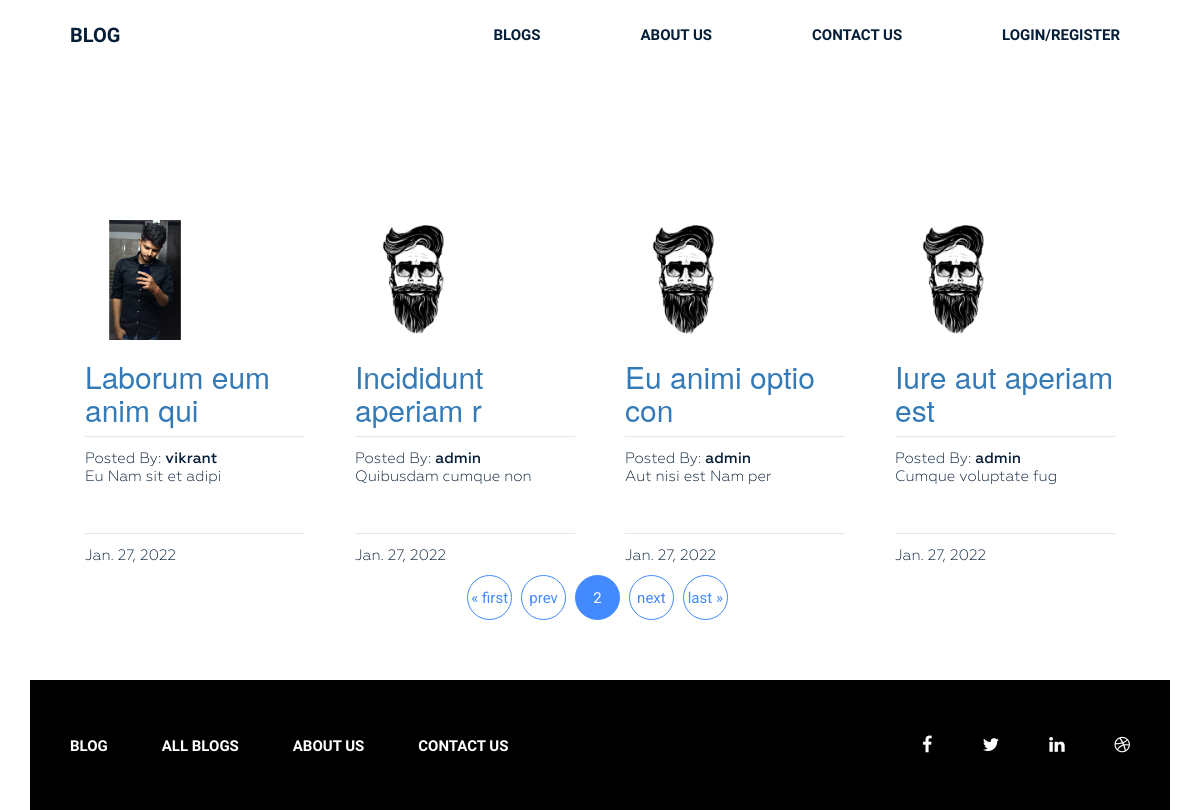
The app's page /allblogs/?page=2 with its own data.
### blogapp/models.py (models this page shows, shortened)
class Blog(models.Model):
    user = models.ForeignKey(Info, on_delete=models.CASCADE)
    title = models.CharField(max_length=30)
    write_blog = models.TextField()
    approval = models.BooleanField(default=False)
    Date = models.DateField(default=django.utils.timezone.now, null=False)
    class Meta:
        ordering = ['Date']

class Info(models.Model):
    username = models.ForeignKey(User, on_delete=models.CASCADE, max_length=10)
    firstname = models.CharField(max_length=15)
    lastname = models.CharField(max_length=15)
    gender = models.CharField(max_length=10)
    age = models.IntegerField()
    bio = models.CharField(max_length=500)
    imag = models.ImageField(default="default.png", upload_to='static/profile_image')
    def __str__(self):
        return str(self.username)

### blogapp/views.py (the view)
def blogs(request):
    if Blog.objects.filter(approval=True):
        blog = Blog.objects.filter(approval=True)
        pag = Paginator(blog, 4)
        page_number = request.GET.get('page')
        page_obj = pag.get_page(page_number)
        context = {
            'data': page_obj,
        }
        return render(request, 'blogs.html', context)
    else:
        return render(request, 'blogs.html')

### templates/blogs.html (shortened to what this page needs)
{% extends 'basePage.html' %}
{% load static %}
{% load social_share %}
{% block content %}
    <section class="blog-post-area">
        <div class="container">
            <div class="row">
                <div class="blog-post-area-style">
                    <div class="col-md-12">
                        <div class="single-post-big">
                            {% for i in data %}
                                <div class="col-md-3">
                                    <div class="single-post">
                                        {% if i.user.imag %}
                                            <img src='/{{ i.user.imag }}' style="max-height: 150px; max-width: 120px;">
                                        {% else %}<img src="{% static 'default.png' %} "
                                                       style="max-height: 100px; max-width: 80px;"/><br>
                                        {% endif %}
                                        <a href="{% url 'show_blog' i.id %}"><h2>{{ i.title }}</h2></a>
                                        <h4><span>Posted By: <span class="author-name">{{ i.user }}</span></span>
                                            <span class="text">{{ i.write_blog }}</span>
                                            <h4><span>{{ i.Date }}</span></h4>
                                        </h4>
                                    </div>
                                </div>
                            {% endfor %}
                        </div>
                    </div>
                </div>
                <br>
                <br>
                <div class="pegination">
                    <div class="nav-links">
                        {% if data.has_previous %}
                            <a class="page-numbers" href="?page=1">&laquo; first</a>
                            <a class="page-numbers" href="?page={{ data.previous_page_number }}">prev</a>
                        {% endif %}
                        <span class="page-numbers current">{{ data.number }}</span>
                        {% if data.has_next %}
                            <a class="page-numbers" href="?page={{ data.next_page_number }}">next</a>
                            <a class="page-numbers" href="?page={{ data.paginator.num_pages }}">last &raquo;</a>
                        {% endif %}
                    </div>
                </div>
            </div>
        </div>
    </section>
    <footer class="footer">
        <div class="container">
            <div class="row">
                <div class="col-md-12">
                    <div class="footer-bg">
                        <div class="row">
                            <div class="col-md-9">
                                <div class="footer-menu">
                                    <ul>
                                        <li class="active"><a href="{% url 'home_page' %}">Blog</a></li>
                                        <li><a href="{% url 'blogs' %}">All Blogs</a></li>
                                        <li><a href="{% url 'about_us' %}">About Us</a></li>
                                        <li><a href="{% url 'contact_us' %}">Contact Us</a></li>
                                    </ul>
                                </div>
                            </div>
                            <div class="col-md-3">
                                <div class="footer-icon">
                                    <p><a href="#"><i class="fa fa-facebook" aria-hidden="true"></i></a><a href="#"><i
                                            class="fa fa-twitter" aria-hidden="true"></i></a><a href="#"><i
                                            class="fa fa-linkedin" aria-hidden="true"></i></a><a href="#"><i
                                            class="fa fa-dribbble" aria-hidden="true"></i></a></p>
                                </div>
                            </div>
                        </div>
                    </div>
                </div>
            </div>
        </div>
    </footer>
    </div>
{% endblock %}

### static/blogcss/style.css (style rules this page uses)
section.blog-post-area { margin-top: 50px; }
section.blog-post-area img { width: 100%; }
section.blog-post-area .single-post { padding-right: 20px; margin: 100px 0px 0px; }
section.blog-post-area h4 span { font-family: Geometria; font-weight: 400; font-size: 15px; color: #061e37; text-decoration: none; }
section.blog-post-area h4 span.author-name { font-weight: 500; }
.blog-post-area .single-post h4 { margin-bottom: 12px; padding-top: 10px; position: relative; }
.blog-post-area .single-post h4::before { background: #e6e6e6 none repeat scroll 0 0; content: ""; height: 1px; position: absolute; top: 0; width: 100%; }
.blog-post-area .pegination { margin-top: 60px; margin-bottom: 60px; }
.blog-post-area .pegination .nav-links { margin: 0; padding: 0; text-align: center; }
.blog-post-area .pegination .nav-links .page-numbers { border: 1px solid #448aff; border-radius: 50%; color: #448aff; display: inline-block; font-family: "Roboto", sans-serif; font-size: 15px; font-weight: 400; height: 45px; line-height: 45px; list-style: outside none none; margin-right: 5px; text-align: center; width: 45px; }
.blog-post-area .blog-post-area-style { margin: 0 20px 0 40px; }
.blog-post-area .pegination .nav-links .page-numbers.current { background: #448aff; color: #fff; }
.blog-post-area .pegination .nav-links a { text-decoration: none; }
.wrapper footer.footer { height: 130px; }
.wrapper footer .footer-bg { background: #000 none repeat scroll 0 0; height: 130px; overflow: hidden; }
.wrapper footer.footer .footer-menu { margin: 0 }
.wrapper footer.footer .footer-menu ul { line-height: 130px; margin: 0; padding: 0; }
.wrapper footer.footer .footer-menu ul li { display: inline; list-style: outside none none; margin: 0; padding: 30px 0px; }
.wrapper footer.footer .footer-menu ul li a { color: #fff; font-family: "Raleway", sans-serif; font-size: 15px; font-weight: 600; line-height: 70px; margin-left: 40px; padding: 26px 10px 26px 0; text-decoration: none; text-transform: uppercase; }
.wrapper footer.footer .footer-icon p { float: right; line-height: 130px; }
.wrapper footer.footer .footer-icon p i { color: #fff; font-size: 18px; margin-right: 30px; padding: 10px; }

### records on screen
Blog: user.imag (picture), title "Laborum eum anim qui", user "vikrant", write_blog "Eu Nam sit et adipi", Date "Jan. 27, 2022"
Blog: user.imag (picture), title "Incididunt aperiam r", user "admin", write_blog "Quibusdam cumque non", Date "Jan. 27, 2022"
Blog: user.imag (picture), title "Eu animi optio con", user "admin", write_blog "Aut nisi est Nam per", Date "Jan. 27, 2022"
Blog: user.imag (picture), title "Iure aut aperiam est", user "admin", write_blog "Cumque voluptate fug", Date "Jan. 27, 2022"

### other values on screen
{{ data.number }} "2"
